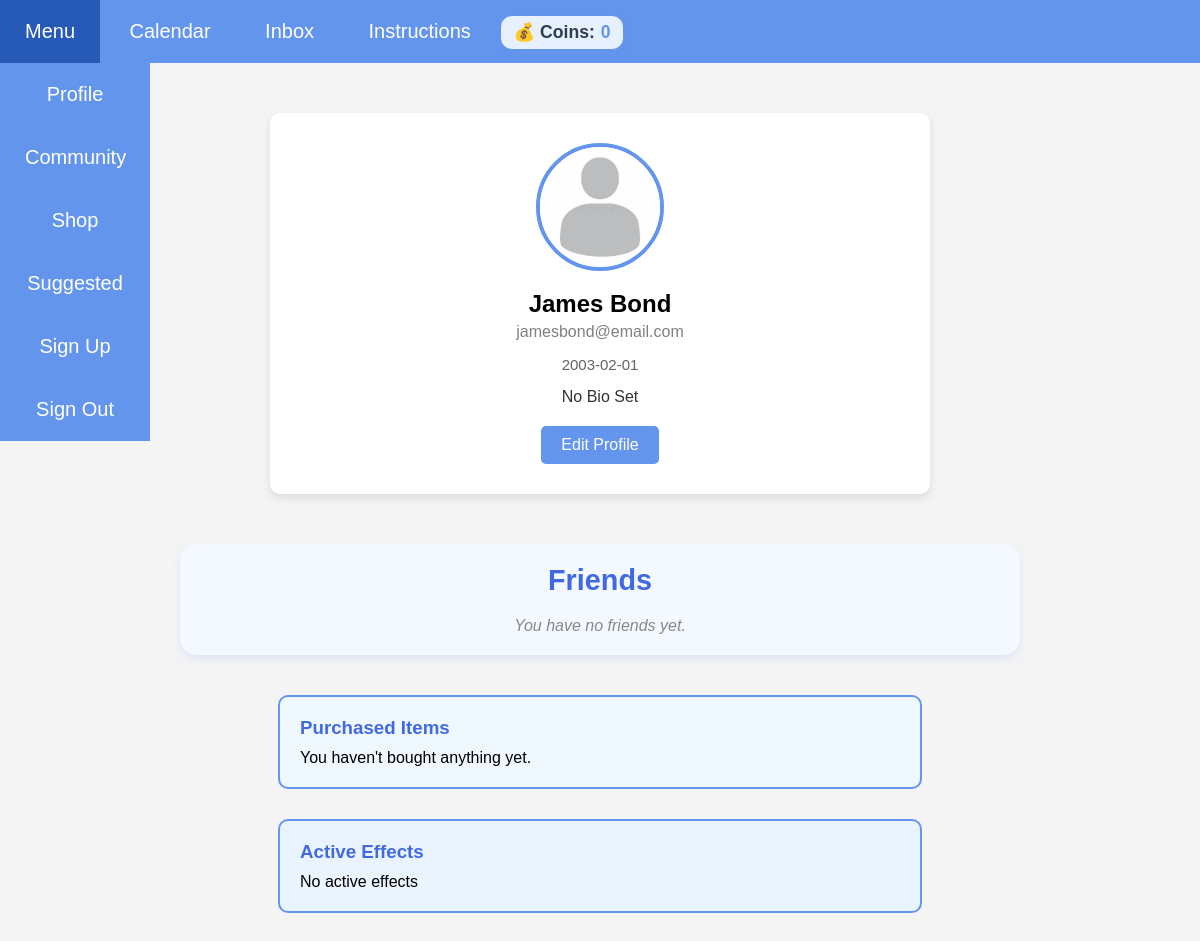
The app's page /profile (signed in) with its own data.
### data.py (models this page shows, shortened)
class User(db.Model):
    id = db.Column(db.Integer, primary_key=True)
    username = db.Column(db.String(100), nullable=False, unique=True)
    password = db.Column(db.String(100), nullable=False)
    email = db.Column(db.String(100), unique=True, nullable=False)
    dob = db.Column(db.Date, nullable=False)
    bio = db.Column(db.Text, nullable=True)
    profile_pic = db.Column(db.String(200), nullable=True) #String stores path to image
    role = db.Column(db.String(10), default='user')
    coins = db.Column(db.Integer, default=0)
    habits = db.relationship('Habit', backref='user', cascade='all, delete-orphan', passive_deletes=True, lazy=True)
    category_progress = db.relationship('UserCategoryProgress', back_populates='user', lazy=True, cascade="all, delete-orphan")

### server.py (the view, shortened to what this page needs)
@app.route('/profile', methods=['GET'])
def profile():
    user_id = session.get('user_id')
    if not user_id:
        return redirect(url_for('login'))
    user = User.query.get(user_id)
    purchased_items = UserInventory.query.filter_by(user_id=user_id).all()
    active_effects = ActiveEffect.query.filter_by(user_id=user_id).filter(ActiveEffect.expires_at > datetime.utcnow()).all()
    accepted_friends = Friend.query.filter(
        ((Friend.sender_id == user_id) | (Friend.receiver_id == user_id)) &
        (Friend.status == 'accepted')
    ).all()
    friend_users = []
    for f in accepted_friends:
        friend_id = f.receiver_id if f.sender_id == user_id else f.sender_id
        friend = User.query.get(friend_id)
        if friend:
            friend_users.append(friend)
    friend_top_habits = {}
    return render_template(
        'profile.html',
        user=user,
        purchased_items=purchased_items,
        active_effects=active_effects,
        friend_users=friend_users,
        friend_top_habits=friend_top_habits
        )

### server.py (called while the page is built)
@app.after_request
def add_no_cache_headers(response):
    response.headers["Cache-Control"] = "no-store, no-cache, must-revalidate, post-check=0, pre-check=0, max-age=0"
    response.headers["Pragma"] = "no-cache"
    response.headers["Expires"] = "-1"
    return response

@app.context_processor
def inject_user_data():
    user_id = session.get('user_id')
    if user_id:
        user = User.query.get(user_id)
        if user:
            return {
                'user_coins': user.coins
                }
    return {
        'user_coins': 0
        }

### templates/profile.html (shortened to what this page needs)
<!DOCTYPE html>
<html lang="en">
<head>
    <link rel="stylesheet" href="{{ url_for('static', filename='css/profile.css') }}">
</head>
<body>
    <nav>
        <ul>
            <li>
                <a href="#">Menu</a>
                <ul class="dropdown">
                    <li><a href="{{ url_for('profile') }}">Profile</a></li>
                    <li><a href="{{url_for('community')}}">Community</a></li>
                    <li><a href="{{url_for('shop')}}">Shop</a></li>
                    <li><a href="{{ url_for('recommendations') }}">Suggested</a></li>
                    <li><a href="{{url_for('signup')}}">Sign Up</a></li>
                    <li><a href="{{url_for('signout')}}">Sign Out</a></li>
                </ul>
            </li>
            <li><a href="{{ url_for('calendar') }}">Calendar</a></li>
            <li><a href="{{url_for('inbox')}}">Inbox</a></li>
            <li><a href="{{url_for('instructions')}}">Instructions</a></li>
            <li class="coin_counter">💰 Coins: <span id="coin_count">{{user_coins }}</span></li>
        </ul>
    </nav>
    <div class="profile-container">
        <img src="{{ url_for('static', filename=user.profile_pic) if user.profile_pic else url_for('static', filename='images/DefaultProfilePic.png') }}" alt="Profile Picture" class="profile-pic">
        <h2 class="username">{{user.username}}</h2>
        <p class="email">{{user.email}}</p>
        <p class="dob">{{user.dob}}</p>
        <p class="bio">{{user.bio or 'No Bio Set'}}</p>
        <a href="{{ url_for('edit_profile') }}">
            <button class="edit-button">Edit Profile</button>
        </a>
    </div>
    <div class="friend-list">
        <h3>Friends</h3>
        {% if friend_users %}
            <div class="friends-container">
                {% for friend in friend_users %}
                    <div class="friend-card">
                        <img src="{{ url_for('static', filename=friend.profile_pic) if friend.profile_pic else url_for('static', filename='images/DefaultProfilePic.png') }}" alt="{{ friend.username }}'s Profile Picture">
                        <p>{{ friend.username }}</p>
                        <div class="top-habits">
                            <strong>Top Habits:</strong>
                            <ul>
                                {% for habit in friend_top_habits.get(friend.id, []) %}
                                    <li>{{ habit.title }}</li>
                                {% endfor %}
                            </ul>
                        </div>
                    </div>
                {% endfor %}
            </div>
        {% else %}
            <p class="no-friends-msg">You have no friends yet.</p>
        {% endif %}
    </div>
    <div class="purchased-items">
        <h3>Purchased Items</h3>
        {% if purchased_items %}
            <ul>
                {% for item in purchased_items %}
                    <li>
                        <strong>{{ item.shop_item.name }}</strong> {{ item.shop_item.description }}
                        (💰{{ item.shop_item.price }} | {{ item.quantity }})
                        <form method="POST" action="{{ url_for('use_item', item_id=item.shop_item.id) }}">
                            <button type="submit">Use</button>
                        </form>
                    </li>
                {% endfor %}
            </ul>
        {% else %}
            <p>You haven't bought anything yet.</p>
        {% endif %}
    </div>
    <div class="active-effects">
        <h3>Active Effects</h3>
        {% if active_effects %}
            <ul>
            {% for effect in active_effects %}
                <li>{{ effect.effect_type }} +{{ effect.effect_value * 100 }}% until {{ effect.expires_at.strftime('%Y-%m-%d %H:%M') }}</li>
            {% endfor %}
            </ul>
        {% else %}
            <p>No active effects</p>
        {% endif %}
    </div>
</body>
</html>

### static/css/profile.css (style rules this page uses)
body { font-family: 'Gill Sans', 'Gill Sans MT', Calibri, sans-serif; margin: 0; padding: 0; background-color: #f4f4f4; }
.profile-container { max-width: 600px; margin: 50px auto; background: white; padding: 30px; border-radius: 10px; box-shadow: 0 4px 8px rgba(0,0,0,0.1); text-align: center; }
.profile-pic { width: 120px; height: 120px; border-radius: 50%; object-fit: cover; border: 4px solid cornflowerblue; }
.username { font-size: 24px; margin: 15px 0 5px; }
.email { font-size: 16px; color: gray; margin-bottom: 15px; }
.dob { font-size: 15px; color: rgb(99, 99, 99); margin-bottom: 15px; }
.bio { font-size: 16px; margin-bottom: 20px; color: #333; }
.edit-button { padding: 10px 20px; background: cornflowerblue; border: none; color: white; border-radius: 5px; font-size: 16px; cursor: pointer; }
* { padding: 0; margin: 0; font-family: Arial, sans-serif; }
nav ul { list-style: none; background: cornflowerblue; text-align: left; }
ul li { display: inline-block; position: relative; }
ul li a { display: block; padding: 20px 25px; color: white; text-decoration: none; text-align: center; font-size: 20px; }
ul li ul.dropdown li { display: block; }
ul li ul.dropdown { width: 150%; background: cornflowerblue; position: absolute; z-index: 999; display: none; }
.purchased-items { margin: 30px auto; padding: 20px; max-width: 600px; background-color: #f0f8ff; border: 2px solid cornflowerblue; border-radius: 10px; }
.purchased-items h3 { color: #4169E1; margin-bottom: 10px; }
.active-effects { margin: 30px auto; padding: 20px; max-width: 600px; background-color: #eaf4ff; border: 2px solid #6495ED; border-radius: 10px; }
.active-effects h3 { color: #4169E1; margin-bottom: 10px; }
.friend-list { margin: 40px auto; padding: 20px; max-width: 800px; background-color: #f4f8ff; border-radius: 16px; box-shadow: 0 4px 8px rgba(100, 149, 237, 0.15); }
.friend-list h3 { text-align: center; font-size: 1.8rem; color: #4169E1; margin-bottom: 20px; }
.no-friends-msg { text-align: center; color: #888; font-style: italic; }
.coin_counter { font-weight: 600; font-size: 1.1rem; padding: 6px 12px; border-radius: 12px; background-color: #e6f0ff; color: #2c3e50; display: inline-flex; align-items: center; gap: 6px; box-shadow: 0 2px 5px rgba(100, 149, 237, 0.3); border: 1px solid #6495ED; margin: 0.5rem 0; max-width: fit-content; transition: background-color 0.3s ease; }
.coin_counter span { font-weight: 700; color: #6495ED; }

### records on screen
User: username "James Bond", email "jamesbond@email.com", dob "2003-02-01", bio "No Bio Set"

### other values on screen
{{ user_coins }} "0"
